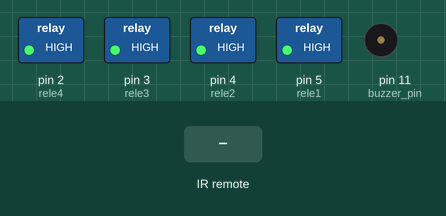
The sketch below on a simulated Arduino Uno, built with avr-gcc and run on an emulated ATmega328P. Parts: switched loads named in the sketch (green lamp = pin HIGH), buzzer (waves = sounding). The test bench sets the inputs (shaded band).

Above: at 1.2 s.
1.3 s: infrared code 0xFF6897 received
At 4.7 s:
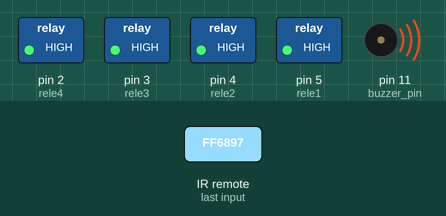
At 5.5 s:
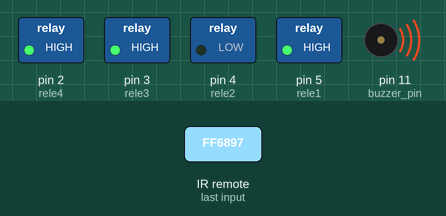
Timing chart, 0 to 10.3 s (numbered marks = the images above; inputs shaded):
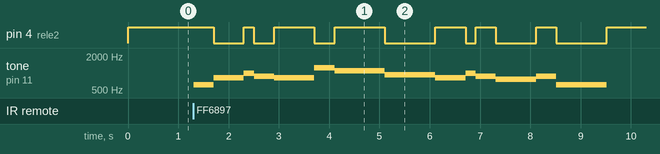

The sketch:

Projeto_Expoete.ino
```cpp
#include <IRremote.h>
//declarando todas as variáveis globais
int buzzer_pin = 11;
int RECV_PIN = 10;
int rele1 = 5; //Lâmpada (Lumus Máxima)
int rele2 = 4; //Lâmpada Buzzer
int rele3 = 3; //Lâmpada de errado
int rele4 = 2; //Ventilador

IRrecv irrecv(RECV_PIN);
decode_results res;

//definindo o valor de cada tecla do controle
#define tecla0 16738455
#define teclacelular 551489775
#define tecla1 16724175
#define tecla2 16718055
#define tecla3 1635910171
#define tecla4 16716015
#define tecla_pause 4294967295

//programação da música tema Harry Potter
struct MusicStruct {
  int A = 550;
  int As = 582;
  int B = 617;
  int C = 654;
  int Cs = 693;
  int D = 734;
  int Ds = 777;
  int E = 824;
  int F = 873;
  int Fs = 925;
  int G = 980;
  int Gs = 1003;
  int A2 = 1100;
  int A2s = 1165;
  int B2 = 1234;
  int C3 = 1308;
  int C3s = 1385;
  int D3 = 1555;
} Music;

struct LengthStruct {
  float half = 0.5;
  float one = 1.0;
  float one_half = 1.5;
  float two = 2.0;
  float two_half = 2.5;
} Length;

int tempo = 400;

//Definindo os pinos como saída ou entrada
void setup() {
  pinMode(rele1, OUTPUT);
  pinMode(buzzer_pin, OUTPUT);
  pinMode (rele2, OUTPUT);
  pinMode (rele3, OUTPUT);
  pinMode (rele4, OUTPUT);
  digitalWrite(rele1, HIGH);
  digitalWrite(rele2, HIGH);
  digitalWrite(rele3, HIGH);
  digitalWrite (rele4, HIGH);
  Serial.begin(9600);
  irrecv.enableIRIn();
}

void setTone(int pin, int note, int duration) {
  tone(pin, note, duration);
  delay(duration);
  noTone(pin);
}

void loop() {

  int estadorele1 = digitalRead(rele1);
  int estadorele2 = digitalRead(rele2);
  int estadorele3 = digitalRead(rele3);
  int estadorele4 = digitalRead(rele4);

  if (res.value == tecla3) {
    digitalWrite(rele1, HIGH);
    digitalWrite(rele2, HIGH);
    digitalWrite(rele3, HIGH);
    digitalWrite (rele4, HIGH);
  }
  //Se o valor do sinal for igual, então acontecerá algo
  if (irrecv.decode(&res)) {
    if (res.value == tecla0) {
      //Tocará a musica se a tecla for apertada
      digitalWrite (rele2, HIGH); setTone(buzzer_pin, Music.B, tempo * Length.one);
      digitalWrite (rele2, LOW);
      delay (1);
      setTone(buzzer_pin, Music.E, tempo * Length.one_half);
      digitalWrite (rele2, HIGH);
      delay (1);
      setTone(buzzer_pin, Music.G, tempo * Length.half);
      digitalWrite (rele2, LOW);
      delay (1);
      setTone(buzzer_pin, Music.F, tempo * Length.one);
      digitalWrite (rele2, HIGH);
      delay (1);
      setTone(buzzer_pin, Music.E, tempo * Length.two);
      digitalWrite (rele2, LOW);
      delay (1);
      setTone(buzzer_pin, Music.B2, tempo * Length.one);
      digitalWrite (rele2, HIGH);
      delay (1);
      setTone(buzzer_pin, Music.A2, tempo * Length.two_half);
      digitalWrite (rele2, LOW);
      delay (1);
      setTone(buzzer_pin, Music.Fs, tempo * Length.two_half);
      digitalWrite (rele2, HIGH);
      delay (1);
      setTone(buzzer_pin, Music.E, tempo * Length.one_half);
      digitalWrite (rele2, LOW);
      delay (1);
      setTone(buzzer_pin, Music.G, tempo * Length.half);
      digitalWrite (rele2, HIGH);
      delay (1);
      setTone(buzzer_pin, Music.F, tempo * Length.one);
      digitalWrite (rele2, LOW);
      delay (1);
      setTone(buzzer_pin, Music.Ds, tempo * Length.two);
      digitalWrite (rele2, HIGH);
      delay (1);
      setTone(buzzer_pin, Music.F, tempo * Length.one);
      digitalWrite (rele2, LOW);
      delay (1);
      setTone(buzzer_pin, Music.B, tempo * Length.two_half);
      digitalWrite (rele2, HIGH);
      delay(1);
    }

    //Se apertado o 1, tocara o som de errado (denied)
    if (res.value == tecla1) {
      tone(buzzer_pin, 19);
      digitalWrite (rele3, LOW);
      delay(1300);
      noTone(buzzer_pin);
      delay(10);
      digitalWrite (rele3, HIGH);
      tone(buzzer_pin, 24);
      digitalWrite (rele3, LOW);
      delay(1550);
      noTone(buzzer_pin);
      digitalWrite (rele3, HIGH);
      delay(1);
    }

    //Rele será ativado ao pressionar a tecla correspondente
    //Liga a lâmpada
    if (res.value == tecla2) {
      digitalWrite(rele1, !estadorele1);
    }
    //Liga o ventilador
    if (res.value == tecla4) {
      digitalWrite(rele4, !estadorele4);
    }
    irrecv.resume();
  }
  delay(100);
}
```

Measured:
- after the input at 1.3 s, pin 4 (rele2): HIGH → LOW after 0.40 s, → HIGH 0.60 s later, → LOW 0.20 s later, → HIGH 0.40 s later, … (14 changes in this stretch); tone on pin 11 (buzzer_pin): plays 617 Hz for 0.40 s, 824 Hz for 0.60 s, 980 Hz for 0.20 s, 873 Hz for 0.40 s, 824 Hz for 0.80 s, 1234 Hz for 0.40 s … (14 notes in this stretch), starting at once
